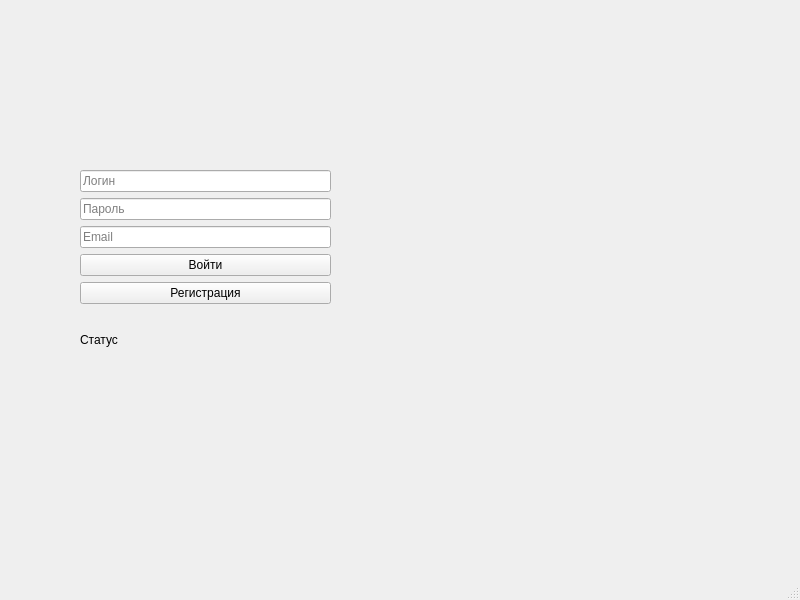
<?xml version="1.0" encoding="UTF-8"?>
<ui version="4.0">
 <class>MainWindow</class>
 <widget class="QMainWindow" name="MainWindow">
  <property name="geometry">
   <rect>
    <x>0</x>
    <y>0</y>
    <width>800</width>
    <height>600</height>
   </rect>
  </property>
  <property name="windowTitle">
   <string>MainWindow</string>
  </property>
  <widget class="QWidget" name="centralwidget">
   <widget class="QWidget" name="">
    <property name="geometry">
     <rect>
      <x>80</x>
      <y>170</y>
      <width>251</width>
      <height>199</height>
     </rect>
    </property>
    <layout class="QVBoxLayout" name="verticalLayout">
     <item>
      <widget class="QLineEdit" name="lineEdit">
       <property name="placeholderText">
        <string>Логин</string>
       </property>
      </widget>
     </item>
     <item>
      <widget class="QLineEdit" name="lineEdit_2">
       <property name="echoMode">
        <enum>QLineEdit::Password</enum>
       </property>
       <property name="placeholderText">
        <string>Пароль</string>
       </property>
      </widget>
     </item>
     <item>
      <widget class="QLineEdit" name="lineEdit_3">
       <property name="placeholderText">
        <string>Email</string>
       </property>
      </widget>
     </item>
     <item>
      <widget class="QPushButton" name="pushButton">
       <property name="text">
        <string>Войти</string>
       </property>
      </widget>
     </item>
     <item>
      <widget class="QPushButton" name="pushButton_2">
       <property name="text">
        <string>Регистрация</string>
       </property>
      </widget>
     </item>
     <item>
      <widget class="QLabel" name="label">
       <property name="text">
        <string>Статус</string>
       </property>
      </widget>
     </item>
    </layout>
   </widget>
  </widget>
  <widget class="QMenuBar" name="menubar">
   <property name="geometry">
    <rect>
     <x>0</x>
     <y>0</y>
     <width>800</width>
     <height>25</height>
    </rect>
   </property>
  </widget>
  <widget class="QStatusBar" name="statusbar"/>
 </widget>
 <resources/>
 <connections/>
</ui>
